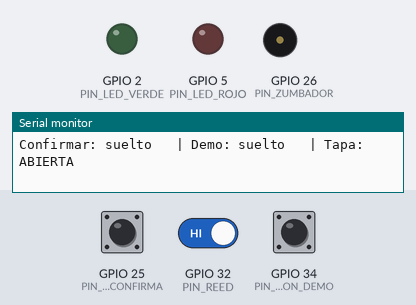
A program run on a simulated ESP32. Parts: output pins drawn as LEDs (lit = HIGH), buzzer (waves = sounding, pin HIGH), the last lines printed to the serial monitor. The test bench sets the inputs (shaded band); at power-on: GPIO 25 (PIN_BOTON_CONFIRMA) HIGH, GPIO 34 (PIN_BOTON_DEMO) HIGH, GPIO 32 (PIN_REED) HIGH. Storage starts empty.

Above: at 2.0 s.
2.1 s: GPIO 25 (PIN_BOTON_CONFIRMA) pulled LOW for 1 s
At 2.9 s:
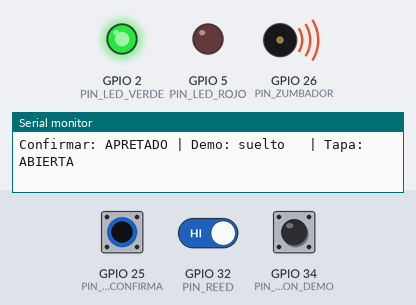
4.6 s: GPIO 34 (PIN_BOTON_DEMO) pulled LOW for 1 s
At 4.9 s:
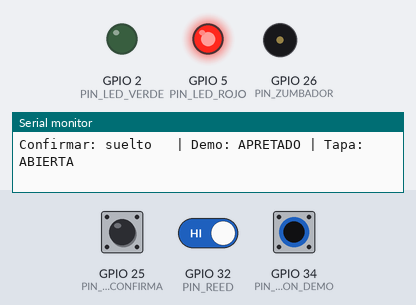
9.3 s: GPIO 25 (PIN_BOTON_CONFIRMA) pulled LOW for 0.15 s
At 9.37 s:
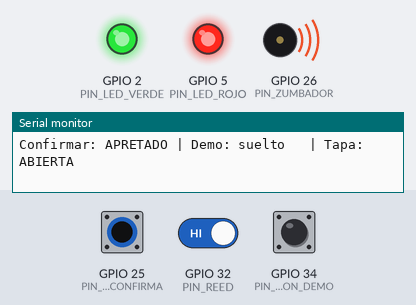
10.9 s: GPIO 25 (PIN_BOTON_CONFIRMA) pulled LOW for 3.2 s
At 14.5 s:
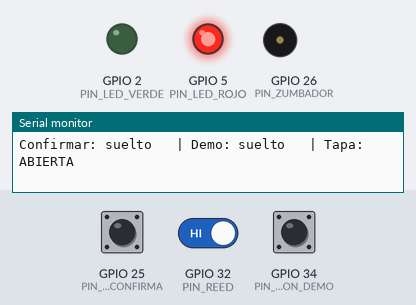
15.6 s: GPIO 34 (PIN_BOTON_DEMO) pulled LOW for 0.15 s
At 16.9 s:
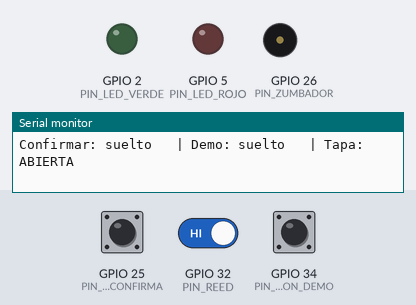
Timing chart, 0 to 18.2 s (numbered marks = the images above; inputs shaded):
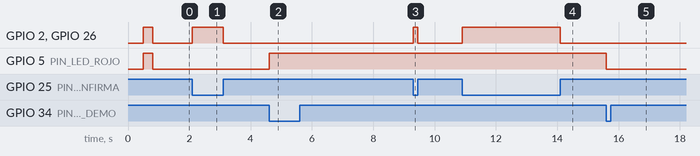

Measured:
- after the input at 2.1 s, GPIO 2 (PIN_LED_VERDE), GPIO 26 (PIN_ZUMBADOR): LOW → HIGH at once, → LOW 1.0 s later
- after the input at 4.6 s, GPIO 5 (PIN_LED_ROJO): LOW → HIGH at once
- after the input at 9.3 s, GPIO 2 (PIN_LED_VERDE), GPIO 26 (PIN_ZUMBADOR): LOW → HIGH at once, → LOW 0.15 s later
- after the input at 10.9 s, GPIO 2 (PIN_LED_VERDE), GPIO 26 (PIN_ZUMBADOR): LOW → HIGH at once, → LOW 3.2 s later
- after the input at 15.6 s, GPIO 5 (PIN_LED_ROJO): HIGH → LOW at once

The program:

main.cpp
```cpp
// =====================================================================
//  MediTrack IoT - PRUEBA DE PROTOBOARD (noche del jueves)
//  Prueba botones, "tapa", LEDs, zumbador y microSD, sin el resto.
//
//  Abran el Monitor Serie a 115200 y prueben:
//   - Boton CONFIRMAR (GPIO 25): enciende el LED verde y pita.
//   - Boton DEMO (GPIO 34): prende y apaga el LED rojo.
//   - Cable GPIO 32 a GND puesto = "tapa cerrada"; quitado = "abierta".
//
//  En Arduino IDE: copien esto en un sketch nuevo (sin el #include).
// =====================================================================
#include <Arduino.h>
#include <SPI.h>
#include <SD.h>

#define PIN_BOTON_CONFIRMA 25
#define PIN_BOTON_DEMO     34   // necesita resistencia de 10k a 3.3V
#define PIN_REED           32
#define PIN_ZUMBADOR       26
#define PIN_LED_VERDE       2
#define PIN_LED_ROJO        5
#define PIN_SD_SCK         18
#define PIN_SD_MISO        19
#define PIN_SD_MOSI        23
#define PIN_SD_CS          27

// Si el zumbador suena sin parar al encender, cambien a true
#define ZUMBADOR_INVERTIDO false

void zumbador(bool encendido) {
  digitalWrite(PIN_ZUMBADOR, (encendido != ZUMBADOR_INVERTIDO) ? HIGH : LOW);
}

void probarMicroSD() {
  SPI.begin(PIN_SD_SCK, PIN_SD_MISO, PIN_SD_MOSI, PIN_SD_CS);
  if (!SD.begin(PIN_SD_CS)) {
    Serial.println("microSD: NO se encontro. Revise VCC (5V si su modulo trae regulador), CS en GPIO 27 y que la tarjeta este en FAT32.");
    return;
  }
  File f = SD.open("/prueba.txt", FILE_APPEND);
  if (f) { f.println("Hola desde MediTrack"); f.close(); }
  Serial.println("microSD: OK, se escribio prueba.txt");
}

void setup() {
  Serial.begin(115200);
  delay(500);
  Serial.println("\n=== Prueba de protoboard MediTrack ===");
  pinMode(PIN_BOTON_CONFIRMA, INPUT_PULLUP);
  pinMode(PIN_BOTON_DEMO, INPUT);
  pinMode(PIN_REED, INPUT_PULLUP);
  pinMode(PIN_ZUMBADOR, OUTPUT);
  pinMode(PIN_LED_VERDE, OUTPUT);
  pinMode(PIN_LED_ROJO, OUTPUT);
  zumbador(false);

  // Saludo: los dos LEDs y un pitido corto
  digitalWrite(PIN_LED_VERDE, HIGH);
  digitalWrite(PIN_LED_ROJO, HIGH);
  zumbador(true);
  delay(300);
  zumbador(false);
  digitalWrite(PIN_LED_VERDE, LOW);
  digitalWrite(PIN_LED_ROJO, LOW);

  probarMicroSD();
}

void loop() {
  static bool rojo = false;
  static bool demoAntes = HIGH;
  static unsigned long ultimoReporte = 0;

  bool confirma = digitalRead(PIN_BOTON_CONFIRMA) == LOW;
  bool demo = digitalRead(PIN_BOTON_DEMO);
  bool tapaCerrada = digitalRead(PIN_REED) == LOW;

  // Mientras se aprieta CONFIRMAR: LED verde y zumbador
  digitalWrite(PIN_LED_VERDE, confirma ? HIGH : LOW);
  zumbador(confirma);

  // Cada vez que se aprieta DEMO cambia el LED rojo
  if (demoAntes == HIGH && demo == LOW) {
    rojo = !rojo;
    digitalWrite(PIN_LED_ROJO, rojo ? HIGH : LOW);
    delay(40);  // evita rebotes
  }
  demoAntes = demo;

  if (millis() - ultimoReporte > 500) {
    ultimoReporte = millis();
    Serial.printf("Confirmar: %-8s | Demo: %-8s | Tapa: %s\n",
                  confirma ? "APRETADO" : "suelto",
                  demo == LOW ? "APRETADO" : "suelto",
                  tapaCerrada ? "cerrada" : "ABIERTA");
  }
}
```
